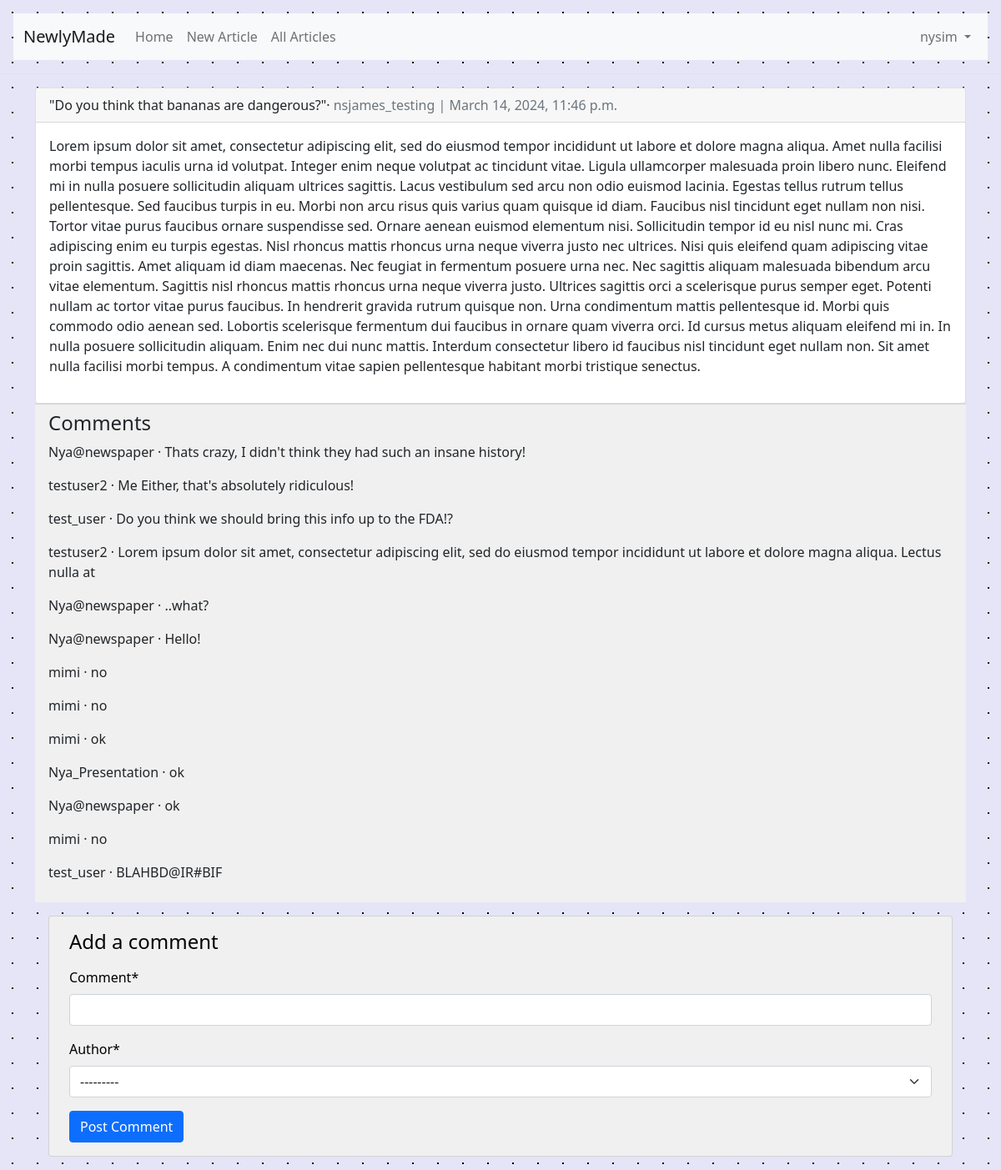
Screenshot of /articles/9/ (signed in) with the database file from the repository.
### accounts/models.py (models this page shows)
class CustomUser(AbstractUser):
    age = models.PositiveIntegerField(null=True, blank=True)

### articles/models.py (models this page shows, shortened)
class Article(models.Model):
    title = models.CharField(max_length=255)
    body = models.TextField()
    date = models.DateTimeField(auto_now_add=True)
    author = models.ForeignKey(
        settings.AUTH_USER_MODEL,
        on_delete=models.CASCADE,
    )

class Comment(models.Model):
    article = models.ForeignKey(Article, on_delete=models.CASCADE)
    comment = models.CharField(max_length=140)
    author = models.ForeignKey(
        settings.AUTH_USER_MODEL,
        on_delete=models.CASCADE,
    )
    def __str__(self):
        return self.comment

### articles/views.py (the view, shortened to what this page needs)
# urls.py: path("<int:pk>/", ArticleDetailView.as_view(),
class ArticleDetailView(LoginRequiredMixin, View):
    def get(self, request, *args, **kwargs):
        view = CommentGet.as_view()
        return view(request, *args, **kwargs)

### articles/forms.py
class CommentForm(forms.ModelForm):
    class Meta:
        model = Comment
        fields = ["comment", "author"]

### articles/views.py (called while the page is built)
    def get_context_data(self, **kwargs): # new
        context = super().get_context_data(**kwargs)
        context['form'] = CommentForm()
        return context

### templates/article_detail.html
{% extends "base.html" %}
{% load crispy_forms_tags %}
{% block content %}
<div class="container">
    <div class="article-entry">
        <div class="card">
            <div class="card-header">
                <span class="font-weight-bold">{{ object.title }}</span>&middot;
                <span class="text-muted">{{ object.author }} | {{ object.date }}</span>
            </div>
            <div class="card-body">
                <p>{{ object.body }}</p>
            </div>
        </div>
    </div>
    <div class="card-footer" style="background-color: #f0f0f0;">
        <h4>Comments</h4>
        {% for comment in article.comment_set.all %}
        <p>
            <span class="font-weight-bold">{{ comment.author }} &middot;</span> {{ comment }}
        </p>
        {% endfor %}
    </div>
    <div class="card-body">
        <div class="card" style="background-color: #f0f0f0; color: black; padding-top: 1rem; padding-bottom: 1rem; padding-left: 1.5rem; padding-right: 1.5rem;">
            <h4 class="mb-3">Add a comment</h4>
            <form actions="" method="post" class="comment-form">{% csrf_token %}
                {{ form|crispy }}
                <button class="btn btn-primary" type="submit">Post Comment</button>
            </form>
        </div>
    </div>
</div>
{% endblock %}

### templates/base.html (shortened to what this page needs)
<!DOCTYPE html>
<html lang="en">
<head>
    <link href="https://cdn.jsdelivr.net/npm/bootstrap@5.1.3/dist/css/bootstrap.min.css" rel="stylesheet">
</head>
<body>
    <header class="p-3 mb-3 border-bottom">
        <nav class="navbar navbar-expand-lg navbar-light bg-light">
            <div class="container-fluid">
                <a class="navbar-brand" href="{% url 'home' %}">
                    NewlyMade
                </a>
                <div class="collapse navbar-collapse" id="navbarNav">
                    <ul class="navbar-nav me-auto mb-2 mb-lg-0">
                        <li class="nav-item">
                            <a class="nav-link{% if request.path == '/' %} active{% endif %}" href="{% url 'home' %}">Home</a>
                        </li>
                    {% if user.is_authenticated %}
                        <li class="nav-item">
                            <a class="nav-link{% if request.path == '/article/new/' %} active{% endif %}" href="{% url 'article_new' %}">New Article</a>
                        </li>
                        <li class="nav-item">
                            <a class="nav-link{% if request.path == '/article/list/' %} active{% endif %}" href="{% url 'article_list' %}">All Articles</a>
                        </li>
                    </ul>
                    <ul class="navbar-nav">
                        <li class="nav-item dropdown">
                            <a class="nav-link dropdown-toggle" href="#" id="navbarDropdown" role="button" data-bs-toggle="dropdown" aria-expanded="false">
                                {{ user.username }}
                            </a>
                        </li>
                        {% endif %}
                    </ul>
                </div>
            </div>
        </nav>
    </header>
    <main>
        {% block content %}
        {% endblock content %}
    </main>
</body>
</html>

### templates/base.html (style rules this page uses)
body { background-color: transparent; background-image: radial-gradient(#000000 1px, #e5e5f7 1px); background-size: 30px 30px; width: 100%; height: 100%; }

### rows the page displays
CustomUser: username "nysim"
Article: title "\"Do you think that bananas are dangerous?\"", author "nsjames_testing", date "March 14, 2024, 11:46 p.m.", body "Lorem ipsum dolor sit amet, consectetur adipiscing elit, sed do eiusmod tempor incididunt ut labore et dolore magna aliqua. Amet nulla facilisi morbi tempus iaculis urna id volutpat. Integer enim neque volutpat ac tincidunt vitae. Ligula ullamcorper malesuada proin libero nunc. Eleifend mi in nulla posuere sollicitudin aliquam ultrices sagittis. Lacus vestibulum sed arcu non odio euismod lacinia. Egestas tellus rutrum tellus pellentesque. Sed faucibus turpis in eu. Morbi non arcu risus quis varius quam quisque id diam. Faucibus nisl tincidunt eget nullam non nisi. Tortor vitae purus faucibus ornare suspendisse sed. Ornare aenean euismod elementum nisi. Sollicitudin tempor id eu nisl nunc…"
Comment: author "Nya@newspaper", comment "Thats crazy, I didn't think they had such an insane history!"
Comment: author "testuser2", comment "Me Either, that's absolutely ridiculous!"
Comment: author "test_user", comment "Do you think we should bring this info up to the FDA!?"
Comment: author "testuser2", comment "Lorem ipsum dolor sit amet, consectetur adipiscing elit, sed do eiusmod tempor incididunt ut labore et dolore magna aliqua. Lectus nulla at"
Comment: author "Nya@newspaper", comment "..what?"
Comment: author "Nya@newspaper", comment "Hello!"
Comment: author "mimi", comment "no"
Comment: author "mimi", comment "no"
Comment: author "mimi", comment "ok"
Comment: author "Nya_Presentation", comment "ok"
Comment: author "Nya@newspaper", comment "ok"
Comment: author "mimi", comment "no"
Comment: author "test_user", comment "BLAHBD@IR#BIF"
